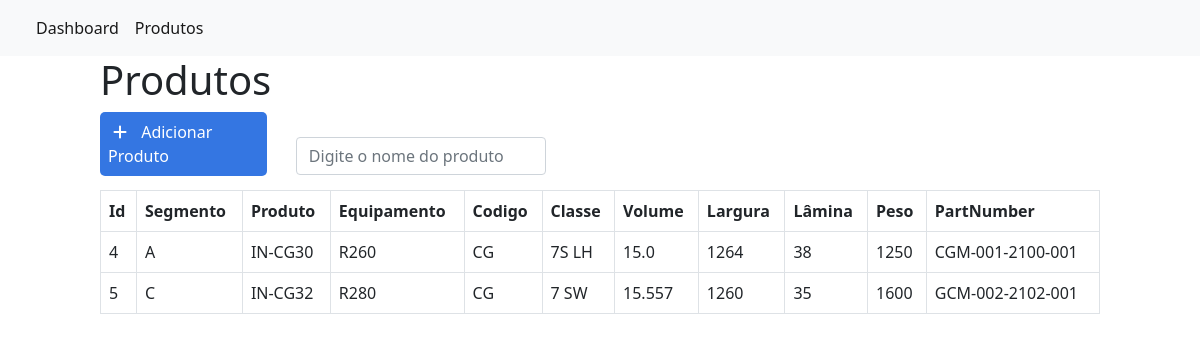
/produtos/, run on the app's committed database.
### produtos/models.py (models this page shows, shortened)
class Produto(models.Model):
    segmento = (
        ('A', 'Agrícola'),
        ('C', 'Construção'),
        ('F', 'Florestal'),
        ('I', 'Industrial'),
        ('U', 'Automotiva'),
        ('M', 'Mineração'),
    )
    tipoProduto = (
        ('AC', 'Acessório'),
        ('CC', 'Carregadeira'),
        ('CD', 'Chapa de desgaste'),
        ('CB', 'Chock bar'),
        ('DF', 'Dispositivos e ferramentas'),
        ('ER', 'Engate rápido'),
        ('CE', 'Escavadeira'),
        ('FP', 'Ferramenta de penetração de solo'),
        ('GA', 'Garfo'),
        ('CG', 'Graniteira'),
        ('LA', 'Lâmina'),
        ('LN', 'Lança'),
        ('RI', 'Ripper'),
        ('SG', 'Segmento'),
        ('VA', 'Vala'),
        ('SE', 'Serviço'),
    )
    dureza = (
        ('GD', 'Geral'),
        ('HD', 'Pesada'),
        ('SD', 'Severa'),
        ('XD', 'Extrema'),
    )
    segmentoProduto = models.CharField(max_length = 30, choices = segmento, null = True)
    nomeProduto = models.CharField(max_length = 30, null = True)
    equipamento = models.CharField(max_length = 10, null = True)
    capacidadeProduto = models.FloatField(null = True)
    larguraProduto = models.IntegerField(null = True)
    laminaProduto = models.IntegerField(null = True)
    pesoProduto = models.IntegerField(null = True)
    codigoProduto = models.CharField(max_length = 2, choices = tipoProduto, null = True)
    classeProduto = models.CharField(max_length = 5 ,null = True)
    partNumber = models.CharField(max_length = 16, null = True)
    numDentes = models.IntegerField(null = True)
    durezaProduto = models.CharField(max_length = 2, choices = dureza, null = True)
    dateCriacao = DateTimeField(auto_now_add = True)
    dateUpdate = DateTimeField(auto_now = True)

### produtos/views.py (the view)
# urls.py: path('', views.Produtos, name = 'Produtos'),
def Produtos(request):
    produtos = Produto.objects.all()
    return render(request, 'Produtos.html', {'produtos' : produtos})

### produtos/templates/Produtos.html (shortened to what this page needs)
{% extends 'base.html' %}
{% block content %}
    <div class="offset-1 col-10 product-div">
        <h1>Produtos</h1>
        <a href="./addproduto" id = "add-product">
            <div class="col-2 add-div">
                <i class="fas fa-plus"></i> Adicionar Produto
            </div>
        </a>
        <div class="col-3 search-div">
            <input class="form-control" type="text" id="search" name="search" placeholder="Digite o nome do produto">
        </div>
        <table class="table table-striped table-hover table-bordered">
            <thead>
                <tr>
                    <th scope="col">Id</th>
                    <th scope="col">Segmento</th>
                    <th scope="col">Produto</th>
                    <th scope="col">Equipamento</th>
                    <th scope="col">Codigo</th>
                    <th scope="col">Classe</th>
                    <th scope="col">Volume</th>
                    <th scope="col">Largura</th>
                    <th scope="col">Lâmina</th>
                    <th scope="col">Peso</th>
                    <th scope="col">PartNumber</th>
                </tr>
            </thead>
            {% for produto in produtos %}
            <tbody id = "product-table">
                <td>
                    {{produto.id}}
                </td>
                <td>
                    {{produto.segmentoProduto}}
                </td>
                <td>
                    {{produto.nomeProduto}}
                </td>
                <td>
                    {{produto.equipamento}}
                </td>
                <td>
                    {{produto.codigoProduto}}
                </td>
                <td>
                    {{produto.classeProduto}}
                </td>
                <td>
                    {{produto.capacidadeProduto}}
                </td>
                <td>
                    {{produto.larguraProduto}}
                </td>
                <td>
                    {{produto.laminaProduto}}
                </td>
                <td>
                    {{produto.pesoProduto}}
                </td>
                <td>
                    {{produto.partNumber}}
                </td>
            </tbody>
            {% endfor %}
        </table>
    </div>
{% endblock %}

### produtos/templates/base.html (shortened to what this page needs)
{% load static %}
<!DOCTYPE html>
<html lang="pt-br">
<head>
    <link rel="stylesheet" href="{% static 'css/style.css' %}">
    <link href="https://cdn.jsdelivr.net/npm/bootstrap@5.1.0/dist/css/bootstrap.min.css" rel="stylesheet">
</head>
<body>
    <header>
        <nav class="navbar navbar-expand-lg navbar-light bg-light">
            <div class="container-fluid">
                <div class="collapse navbar-collapse" id="navbarSupportedContent">
                    <ul class="navbar-nav me-auto mb-2 mb-lg-0">
                    <li class="nav-item">
                        <a class="nav-link active" href="#">Dashboard</a>
                    </li>
                    <li class="nav-item">
                        <a class="nav-link active" href="http://127.0.0.1:8000/produtos/">Produtos</a>
                    </li>
                </div>
            </div>
        </nav>
    </header>
    {% block content %}
    {% endblock %}
</body>
</html>

### produtos/static/css/style.css (style rules this page uses)
.nav-item { position: relative; margin: center; }
.add-div { background-color: #3476e2; cursor: pointer; display: inline-block; color: #fff; padding: 8px; border-radius: 5px; margin-right: 25px; }
.fas.fa-plus { color: #fff; margin-right: 10px; margin-left: 5px; }
#add-product { text-decoration: none; }
.search-div { padding: 0px; margin-top: 15px; margin-bottom: 15px; display: inline-block; }
.product-div { padding: 0; }

### data on the page
Produto: id "4", segmentoProduto "A", nomeProduto "IN-CG30", equipamento "R260", codigoProduto "CG", classeProduto "7S LH", capacidadeProduto "15.0", larguraProduto "1264", laminaProduto "38", pesoProduto "1250", partNumber "CGM-001-2100-001"
Produto: id "5", segmentoProduto "C", nomeProduto "IN-CG32", equipamento "R280", codigoProduto "CG", classeProduto "7 SW", capacidadeProduto "15.557", larguraProduto "1260", laminaProduto "35", pesoProduto "1600", partNumber "GCM-002-2102-001"
